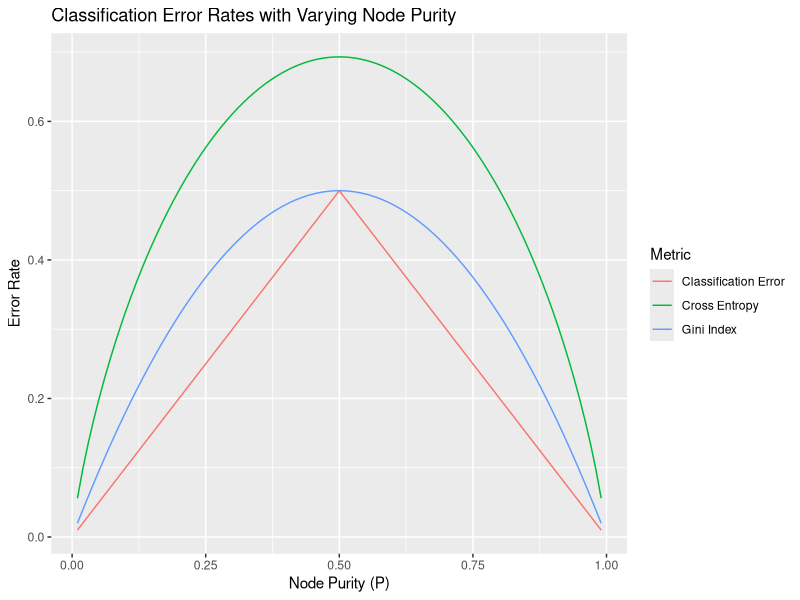

Generate this figure with R:
## ---- chunk 1
suppressPackageStartupMessages(library(ggplot2))
pm1 <- seq(0.01, 0.99, 0.01)

# defining functions
two_class_gini <- function(prob) {
    return((prob * (1-prob)) + (prob * (1-prob)))
}

two_class_entropy <- function(prob) {
    return(-1*(prob*log(prob) + (1 - prob)*log(1 - prob)))
}

class_error <- function(prob) {
    return(1 - pmax(prob, (1 - prob)))
}

# error calculation
classification_error <- class_error(pm1)
gini_error <- two_class_gini(pm1)
entropy_error <- two_class_entropy(pm1)

# bring all data together for plotting
error_df <- data.frame(x = pm1,
                       gini = gini_error,
                       class = classification_error,
                       entropy = entropy_error)

# error plot
ggplot(error_df, aes(x = x, y = gini)) +
    geom_line(aes(color = 'Gini Index')) +
    geom_line(aes(y = entropy, color = 'Cross Entropy')) +
    geom_line(aes(y = class, color = 'Classification Error')) + 
    guides(color = guide_legend(title = "Metric")) +
    ggtitle("Classification Error Rates with Varying Node Purity") +
    ylab("Error Rate") +
    xlab("Node Purity (P)")
## ---- chunk 2
probs <- c(0.1, 0.15, 0.2, 0.2, 0.55, 0.6, 0.6, 0.65, 0.7, 0.75)

# majority vote chooses red
majority_vote <- ifelse(probs >= 0.5, 'red', 'green')
table(majority_vote)

# average chooses green
ifelse(mean(probs) >= 0.5, 'red', 'green')
